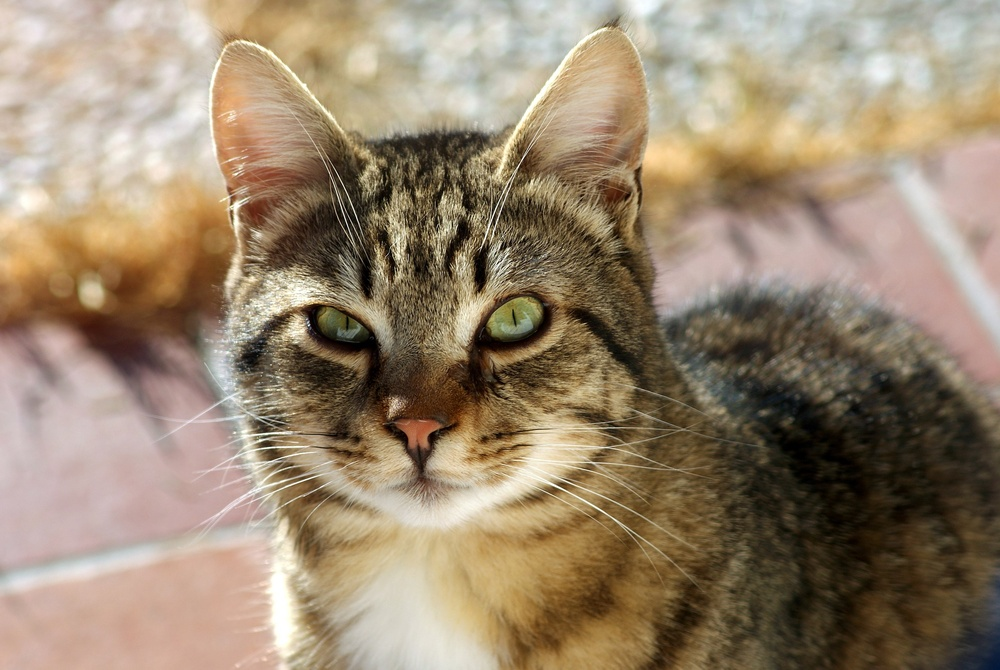
#> input picture module01/ex05/cat1.jpeg, 1000 x 670 px, shrunk from 2560 x 1714 before the run
$ python tester.py
#> lines starting #> are read from the running program, lines starting #| are printed output that depends on the picture
### module01/ex05/load_image.py
import cv2
import numpy as np


def ft_load(path: str)-> np.array:
#> called with path = './cat1.jpeg'
    image = cv2.imread(path)
#> image is the input picture: shape (670, 1000, 3); mean B, G, R 111.9, 134.8, 152.8
    image1 = np.array(image)
    print("the shape of the image is: ",image1.shape)
#| the shape of the image is:  (670, 1000, 3)
    return image1

### module01/ex05/pimp_image.py
import numpy as np


def ft_invert(array) -> np.array:
    """invert the color of the image"""
    return 255 - array

# [17 lines left out: functions ft_red, ft_green, ft_blue, not called in this run]

def ft_grey(array) -> np.array:
    """makes the image grey"""
    grey_channel = array[:, :, 0]
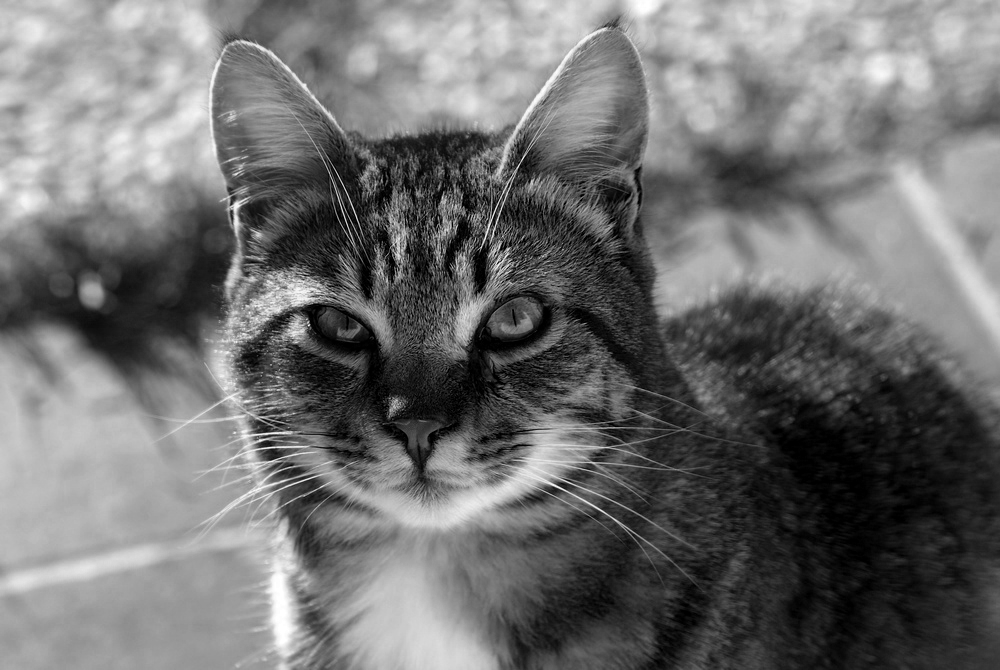
#> grey_channel: shape (670, 1000); min 0, max 255, mean 111.9
    # Create a new array with the same shape as the original but with the red channel replicated
    grey_image = np.empty_like(array)
    grey_image[:, :, 1] = grey_channel
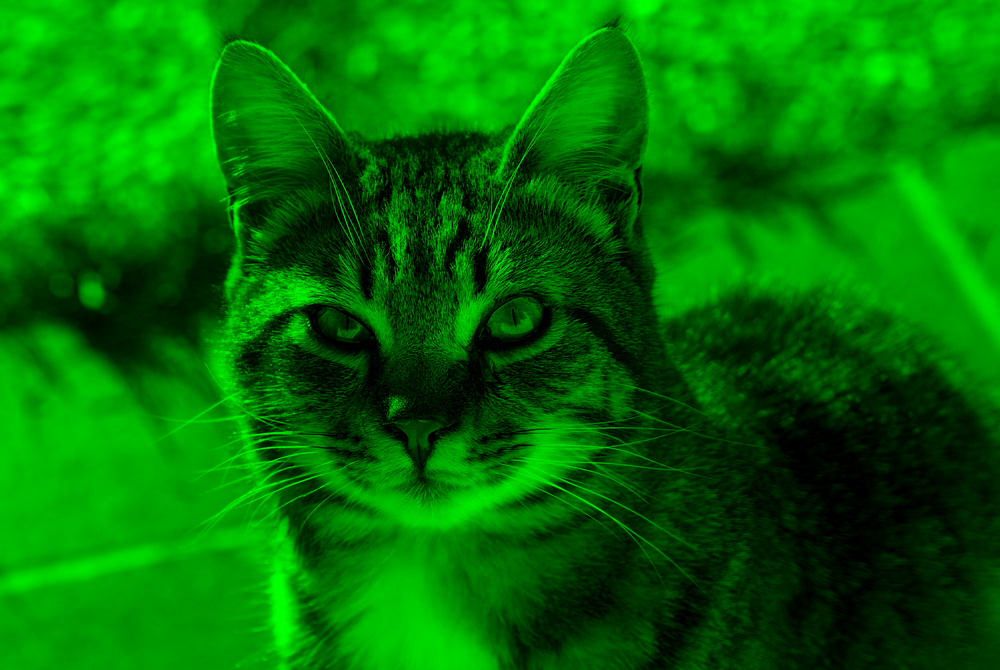
#> grey_image: shape (670, 1000, 3); mean of channels 0, 1, 2 0, 111.9, 0; drawn as B, G, R
    grey_image[:, :, 0] = grey_channel
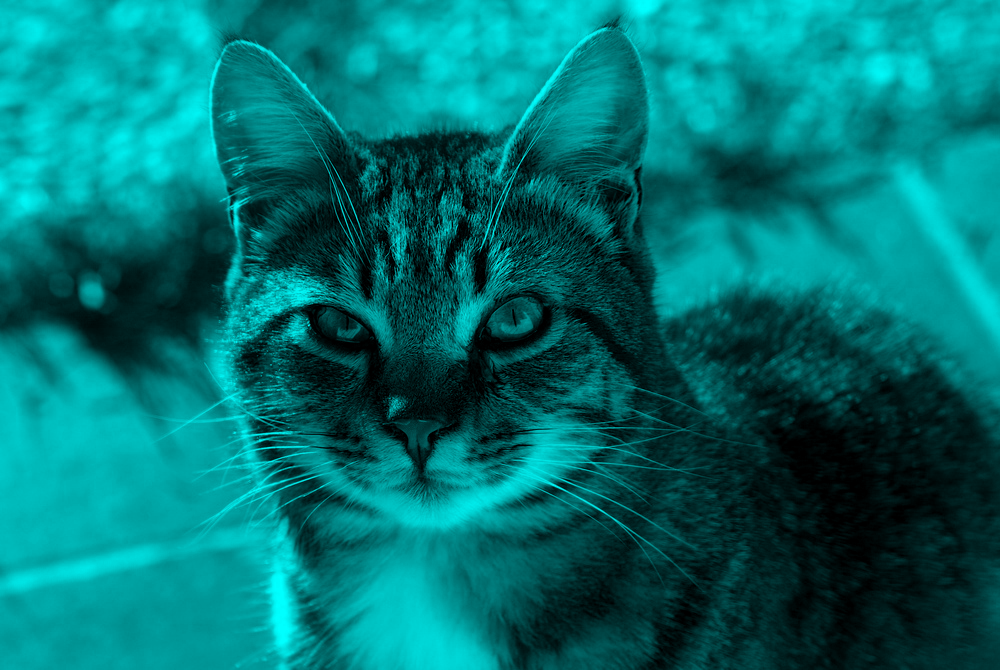
#> grey_image: shape (670, 1000, 3); mean of channels 0, 1, 2 111.9, 111.9, 0; drawn as B, G, R
    grey_image[:, :, 2] = grey_channel

    return grey_image

### module01/ex05/tester.py
from load_image import ft_load
from pimp_image import ft_blue
from pimp_image import ft_green
from pimp_image import ft_red
from pimp_image import ft_grey
from pimp_image import ft_invert
import cv2
def main():
    path = "./cat1.jpeg"
    image = ft_load(path)
    # blue_image = ft_blue(image)
    # green_image = ft_green(image)
    # red_image = ft_red(image)
    grey_image = ft_grey(image)
    # inverted_image = ft_invert(image)
    cv2.imshow('image', grey_image)
    cv2.waitKey(0)
    cv2.destroyAllWindows()

if __name__ == "__main__":
    main()
